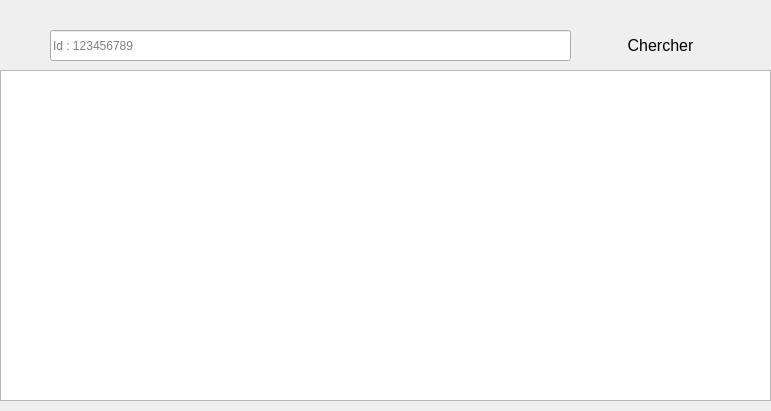
       <widget class="QWidget" name="scrollAreaWidgetContents_9">
        <property name="geometry">
         <rect>
          <x>0</x>
          <y>0</y>
          <width>771</width>
          <height>411</height>
         </rect>
        </property>
        <widget class="QPushButton" name="pb_search_3">
         <property name="geometry">
          <rect>
           <x>600</x>
           <y>30</y>
           <width>121</width>
           <height>31</height>
          </rect>
         </property>
         <property name="styleSheet">
          <string notr="true">QPushButton
{
color:rgb(0,0,0);
background-image:url(c:/Users/Mahmoud/Desktop/ME/meds/images/background.png);
border-radius:10px;
font-size:16px;
}
QPushButton:hover
{
color:rgb(255,255,255);
background-image:url(c:/Users/Mahmoud/Desktop/background2.png);
border-radius:10px;
background:#808080;
}</string>
         </property>
         <property name="text">
          <string>Chercher</string>
         </property>
         <property name="icon">
          <iconset resource="reserouces.qrc">
           <normaloff>:/icons/images/search.png</normaloff>:/icons/images/search.png</iconset>
         </property>
        </widget>
        <widget class="QLineEdit" name="searchBox_4">
         <property name="geometry">
          <rect>
           <x>50</x>
           <y>30</y>
           <width>521</width>
           <height>31</height>
          </rect>
         </property>
         <property name="styleSheet">
          <string notr="true">background-image:url(c:/Users/Mahmoud/Desktop/ME/meds/images/background.png);</string>
         </property>
         <property name="text">
          <string/>
         </property>
         <property name="placeholderText">
          <string>Id : 123456789</string>
         </property>
        </widget>
        <widget class="QTableView" name="table_meds">
         <property name="geometry">
          <rect>
           <x>0</x>
           <y>70</y>
           <width>771</width>
           <height>331</height>
          </rect>
         </property>
         <property name="styleSheet">
          <string notr="true">background-image:url(c:/Users/Mahmoud/Desktop/ME/meds/images/background.png);
font-size:15px;</string>
         </property>
        </widget>
       </widget>
